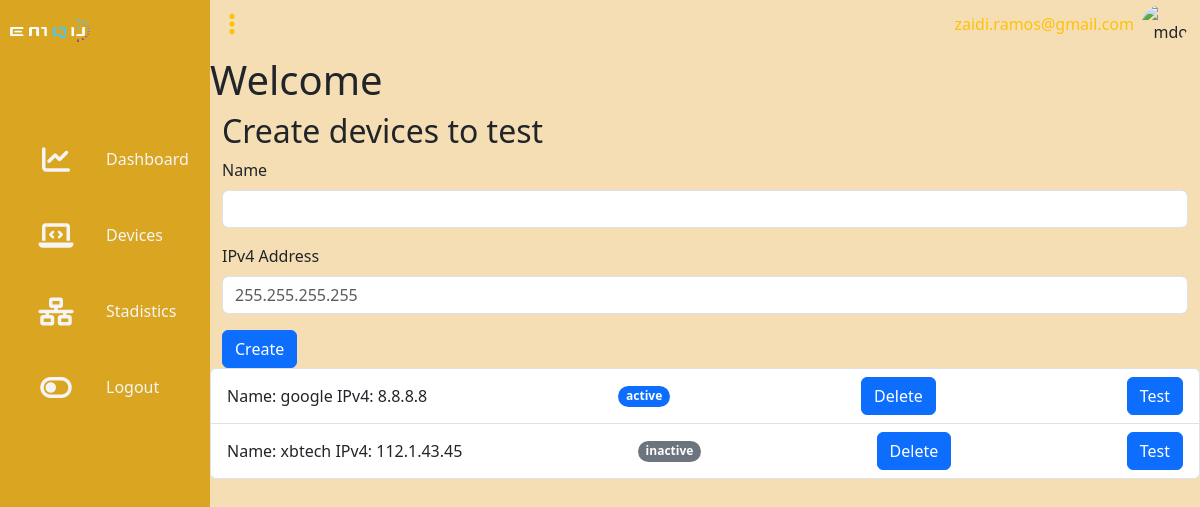
/devices (signed in), run on the app's committed database.
### app/models.py (models this page shows)
class User(db.Model, UserMixin):
    id= db.Column(db.Integer, primary_key= True, autoincrement= True)
    email= db.Column(db.String(30), unique= True, nullable= False)
    password= db.Column(db.String(80), nullable= False)

class Device(db.Model):
    id = db.Column(db.Integer, primary_key=True, autoincrement=True)
    name = db.Column(db.String(45), nullable=False)
    ipv4 = db.Column(db.String(16), nullable=False)
    status = db.Column(db.Boolean, nullable=True)
    user_id = db.Column(db.Integer, db.ForeignKey('user.id'), nullable=False)
    user = db.relationship('User', backref=db.backref('devices', lazy=True))

### main.py (the view)
@app.route('/devices', methods=['GET', 'POST'])
@login_required
def devices():
    user_id=session['user_id']
    device_form=DeviceForm()
    delete_form=DeleteDeviceForm()
    test_form=TestDeviceForm()
    devices=get_user_devices(user_id)
    context={
        'user_id':user_id,
        'devices':devices,
        'device_form':device_form,
        'delete_form':delete_form,
        'test_form':test_form
    }
    if device_form.validate_on_submit():
        put_device(email=user_id, name=device_form.name.data, ipv4=device_form.ipv4.data)
        flash('Your device was created successfully!', 'success')
        return redirect(url_for('devices'))
    return render_template('devices.html', **context)

### app/forms.py
class DeviceForm(FlaskForm):
    name = StringField('Name', validators=[DataRequired(),Length(4,45)])
    ipv4 = StringField('IPv4 Address', validators=[DataRequired(), IPAddress(ipv4=True)], render_kw={'placeholder': '255.255.255.255'})
    submit = SubmitField('Create')

class DeleteDeviceForm(FlaskForm):
    submit = SubmitField('Delete')

### app/__init__.py (called while the page is built)
@login_manager.user_loader
def load_user(user_id):
    return User.query.get(int(user_id))

### app/models.py (called while the page is built)
def get_user(email):
    user= User.query.filter_by(email=email).first()
    return user

def get_user_devices(email):
    user=get_user(email)
    return user.devices

### app/templates/devices.html (shortened to what this page needs)
{% extends 'base.html' %}
{% import 'macros.html' as macros %}
{% from 'bootstrap5/form.html' import render_form %}
{% block content %}
    {%if user_id%}
    <h1>Welcome {{userid}}</h1>
    {%endif%}
    <div class="container">
        <h2>Create devices to test</h2>
        {{ render_form(device_form) }}
    </div>
    <ul class="list-group">
        {% for device in devices %}
            {{ macros.render_device(device, delete_form, test_form) }}
        {% endfor %}
    </ul>
{% endblock %}

### app/templates/macros.html (shortened to what this page needs)
{% from 'bootstrap5/form.html' import render_form %}
{% macro render_device(device, delete_form, test_form) %}
    <li class="list-group-item d-flex justify-content-between align-items-center">
        Name: {{ device.name }}
        IPv4: {{ device.ipv4 }}
        {% if device.status %}
            <span class="badge bg-primary rounded-pill">
                active
            </span>
        {% else %}
            <span class="badge bg-secondary rounded-pill">
                inactive
            </span>
        {% endif %}
        {{ render_form(delete_form, action=url_for('delete', device_id=device.id)) }}
        {{ render_form(test_form, action=url_for('test', device_id=device.id)) }}
    </li>
{% endmacro %}

### app/templates/navbar.html (shortened to what this page needs)
<nav class="navbar navbar-expand-lg pt-0">
        {% if current_user.is_authenticated %}
        <div class="container-fluid py-1">
            <div class="col-md-2 text-start">
                <div class="menu-toggle">
                    <i class="fa-solid fa-ellipsis-vertical text-warning"></i>
                </div>
            </div>
            <div class="col-md-3 text-end">
                <div class="collapse navbar-collapse mr-0" id="navbarSupportedContent">
                    <ul class="navbar-nav mb-2 mb-lg-0 mr-0">
                        <li class="nav-item">
                            <a class="nav-link text-warning">
                                {{user_id}}
                            </a>
                        </li>
                    </ul>
                    <div class="text-end">
                        <a href="#" class="d-block link-dark text-decoration-none">
                          <img src="https://github.com/mdo.png" alt="mdo" width="32" height="32" class="rounded-circle">
                        </a>
                      </div>
                </div>
            </div>
        {% endif %}
    </div>
  </nav>

### app/static/css/main.css (style rules this page uses)
body { min-height: 100vh; overflow-x: hidden; }
.container { position:relative; width:100%; }
.menu-toggle { position: relative; width: 20px; height: 20px; display: flex; justify-content: center; align-items: center; font-size:1.5em; cursor: pointer; color: goldenrod; }
.navbar { color: goldenrod; }

### data on the page
User: email "zaidi.ramos@gmail.com"
Device: name "google", ipv4 "8.8.8.8", status "active"
Device: name "xbtech", ipv4 "112.1.43.45", status "inactive"
